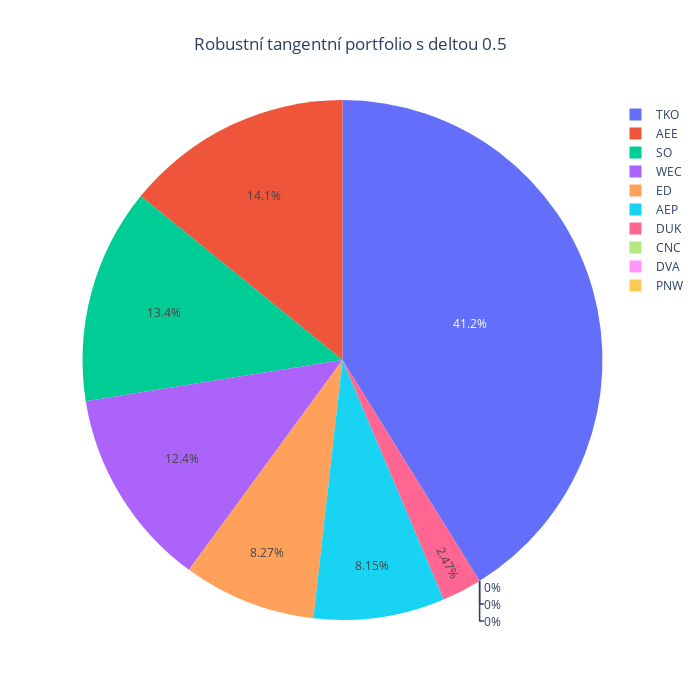

The code cell stored with this chart in its notebook:
### Code cell
weightsCustomDeltaTangent = RobustLedoitWolfCustomDeltaMaxSharpe(prices = prices, custom_delta = 0.5)
weightsPlot(weightsCustomDeltaTangent, title = "Robustní tangentní portfolio s deltou 0.5")

### Figure 1 — Plotly figure (JSON) as saved in the notebook; plotly's stock layout.template omitted (floating-point values rounded to 4 significant figures)
{"data": [{"labels": ["AEE", "AEP", "CNC", "DUK", "DVA", "ED", "PNW", "SO", "TKO", "WEC"], "type": "pie", "values": [0.1414, 0.0815, 0, 0.02473, 0, 0.08272, 0, 0.1339, 0.4116, 0.1242]}], "layout": {"height": 700, "title": {"text": "Robustní tangentní portfolio s deltou 0.5", "x": 0.5}, "width": 700}}
